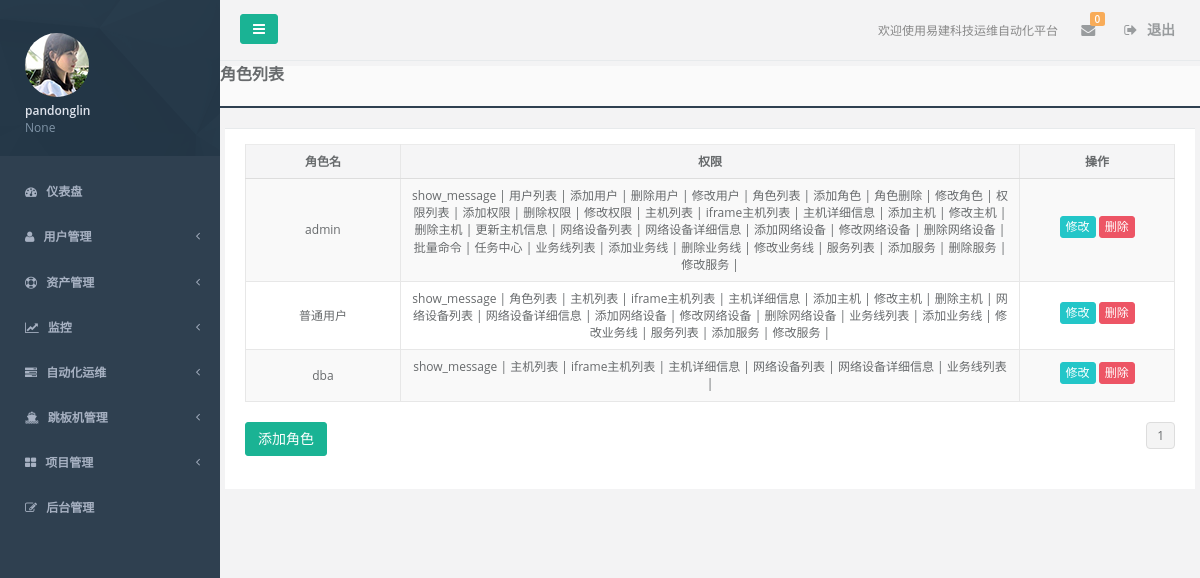
The app's page /accounts/role_list/ (signed in), older data.
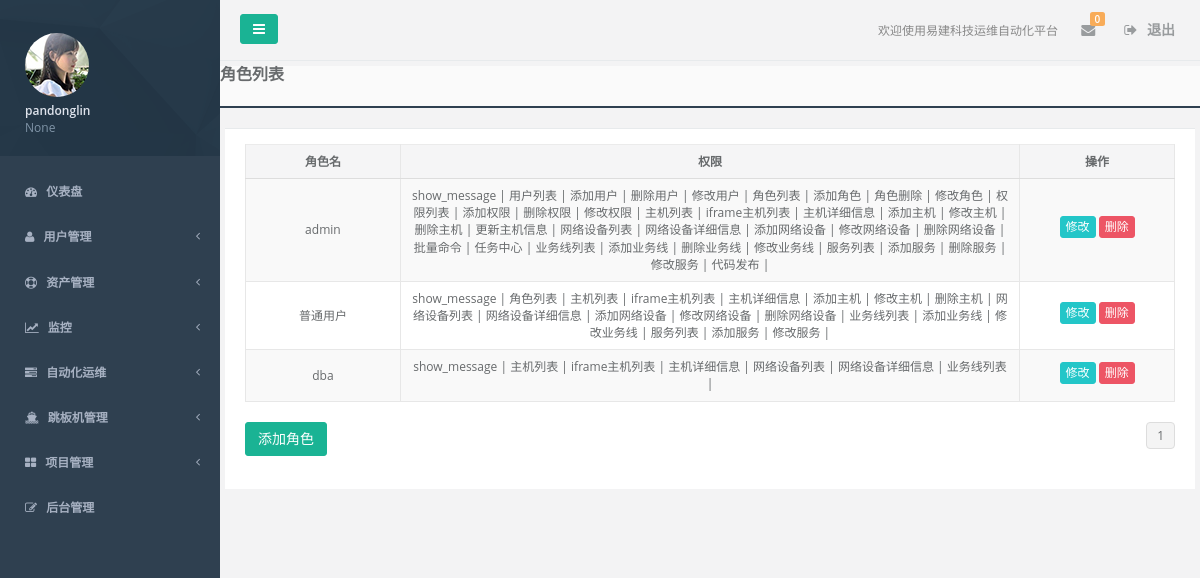
The same page, newer data.
### accounts/models.py (models this page shows, shortened)
class Role(models.Model):
    name = models.CharField(max_length=32, unique=True, verbose_name="角色名")
    perm = models.ManyToManyField('Permission')
    class Meta:
        verbose_name = "角色"
        verbose_name_plural = verbose_name

class Permission(models.Model):
    caption = models.CharField(max_length=32, verbose_name="权限描述")
    code = models.CharField(max_length=64, verbose_name="url权限")
    method = models.CharField(max_length=16, null=True, blank=True, verbose_name="请求方法")
    kwargs = models.CharField(max_length=128, null=True, blank=True, verbose_name="其他参数")  #同一个url的同一个请求方法的put，del进行判断
    class Meta:
        unique_together = ('code', 'method')
        verbose_name = "权限"
        verbose_name_plural = verbose_name

### accounts/views.py (the view)
@login_required
def role_list(request):
    role_obj = models.Role.objects.all()
    paginator = Paginator(role_obj, 10)
    page = request.GET.get('page')
    try:
        page_obj = paginator.page(page)
    except (InvalidPage, PageNotAnInteger):
        page_obj = paginator.page(1)
    except EmptyPage:
        page_obj = paginator.page(paginator.num_pages)
    return render(request, "accounts/role_list.html", locals())

### accounts/context_processors.py (called while the page is built)
def session_perm_list(request):
    return locals()

### pagination/templatetags/cust_pagination.py (called while the page is built)
@register.simple_tag
def guess_page(current_page, loop_num):
    offset = abs(current_page-loop_num)
    if offset < 3:
        if current_page == loop_num:
            page_ele = '''<li class="paginate_button active"><a href="?page=%s">%s</a></li>''' % (loop_num, loop_num)
        else:
            page_ele = '''<li class="paginate_button"><a href="?page=%s">%s</a></li>''' % (loop_num, loop_num)
        return format_html(page_ele)
    else:
        return ''

### templates/accounts/role_list.html (shortened to what this page needs)
{% extends 'base.html' %}
{% block content %}
    <div class="content-tabs">
        <h3><strong>角色列表</strong></h3>
    </div>
    <div class="wrapper wrapper-content animated fadeInRight">
        <div class="ibox float-e-margins row">
            <div class="ibox-content">
                <form class="form-horizontal" action="" method="post">
                    <div id="replace">
                        <table id="host_info" class="table table-striped table-bordered table-hover">
                            <thead>
                            <tr>
                                <th class="text-center col-sm-2">角色名</th>
                                <th class="text-center col-sm-8">权限</th>
                                <th class="text-center col-sm-2">操作</th>
                            </tr>
                            </thead>
                            <tbody>
                            {% for item in page_obj %}
                                <tr class="gradeX" id="{{ item.id }}">
                                    <td class="text-center"> {{ item.name }}</td>
                                    <td class="text-center">
                                        {% for i in item.perm.all %}
                                            {{ i.caption }} |
                                        {% endfor %}
                                    </td>
                                    <td class="text-center">
                                        <a href="/accounts/role_update/{{ item.id }}/" class="btn btn-xs btn-info"
                                           target="_blank">修改</a>
                                        <button type="button" class="btn btn-xs btn-danger demo3">删除</button>
                                    </td>
                                </tr>
                            {% endfor %}
                            </tbody>
                        </table>
                        <div class="row">
                            <div class="col-sm-6">
                                <div id="role_list">
                                    <a href="/accounts/role_add/" class="btn btn-primary">添加角色</a>
                                </div>
                            </div>
                            {% include 'pagination/cust_pagination.html' %}
                        </div>
                    </div>
                </form>
            </div>
        </div>
    </div>
{% endblock %}

Row changes from the older to the newer data that the page shows:
added Permission: caption "代码发布", shown under Role "admin"
